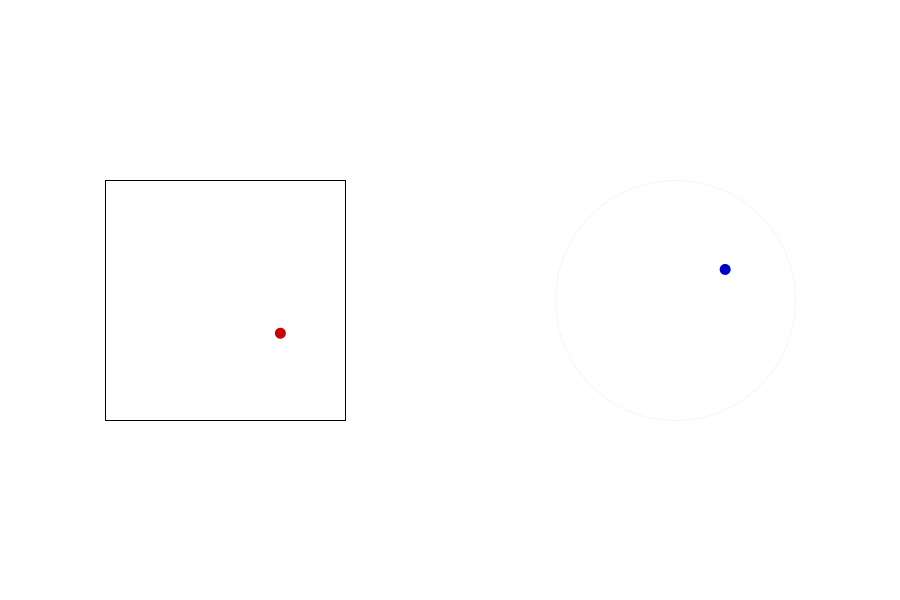
Frame 1 (no input)
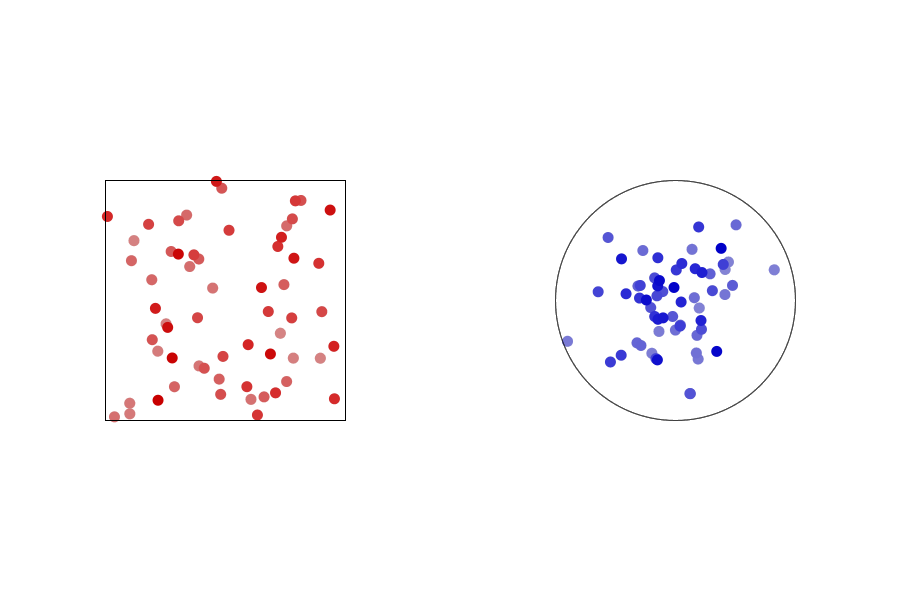
Frame 60 (the mouse pressed at the canvas centre just before this capture)
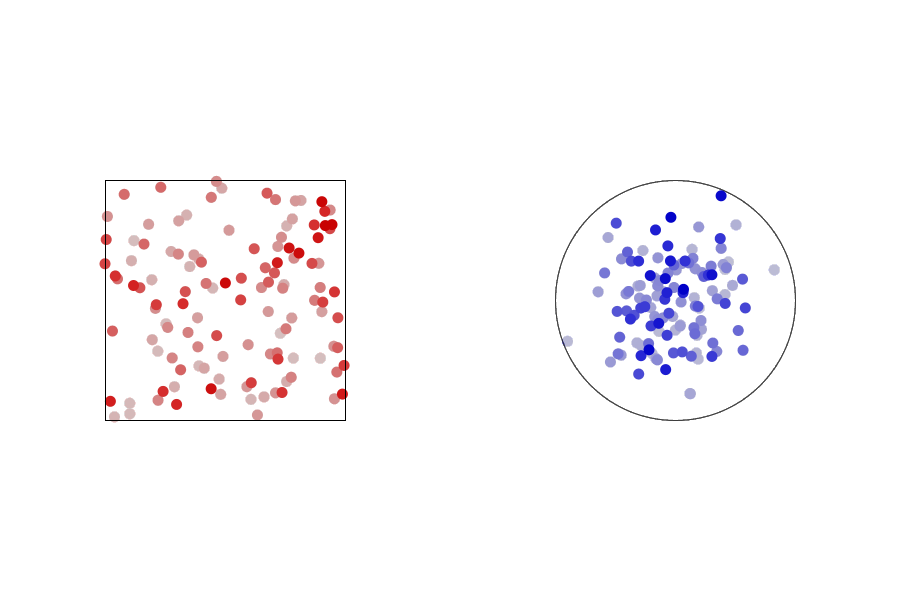
Frame 120 (the mouse held since frame 60 and released just before this capture)

The Processing sketch that drew these frames (run headless with seeded random() and noise(); from frame 60 on, the mouse is pressed at the canvas centre):

// Processing sketch: ej01_coordenadas_aleatorias
// ── ej01_coordenadas_aleatorias.pde
// Coordenadas de la pantalla elegidas al azar
// Los puntos rojos siguen una distribucion uniforme, donde cada coordenada x e y esta restringida segun los parametros de random()
// Los puntos azules siguen una distribucion normal, donde cada coordenada x e y tiene un centro y una distancia, y se obtienen mediante 'centro + randomGaussian() * distancia/3'

void setup() {
  size(900, 600);
  randomSeed(7);
  background(255);
}

void draw() {
  int size = 11;
  int spread = height/5;
  
  noStroke();
  rectMode(CORNER);
  fill(255, 255, 255, 3);
  rect(0, 0, width, height);
  
  uniformRandom(spread, size);
  normalRandom(spread, size);
}

void uniformRandom(int spread, int size) {
  int center_x = width/4;
  int center_y = height/2;
  
  stroke(0);
  noFill();
  rectMode(CENTER);  
  rect(center_x, center_y, spread*2, spread*2);
  
  noStroke();
  fill(200, 0, 0);
  float x = center_x + random(-spread, spread);
  float y = center_y + random(-spread, spread);
  ellipse(x, y, size, size);

}

void normalRandom(int spread, int size) {
  int center_x = width*3/4;
  int center_y = height/2;
  
  stroke(0, 0, 0, 10);
  noFill();
  ellipse(center_x, center_y, spread*2, spread*2);
  
  noStroke();
  fill(0, 0, 200);
  float x = center_x + randomGaussian()*spread/3;
  float y = center_y + randomGaussian()*spread/3;
  ellipse(x, y, size, size);
}
